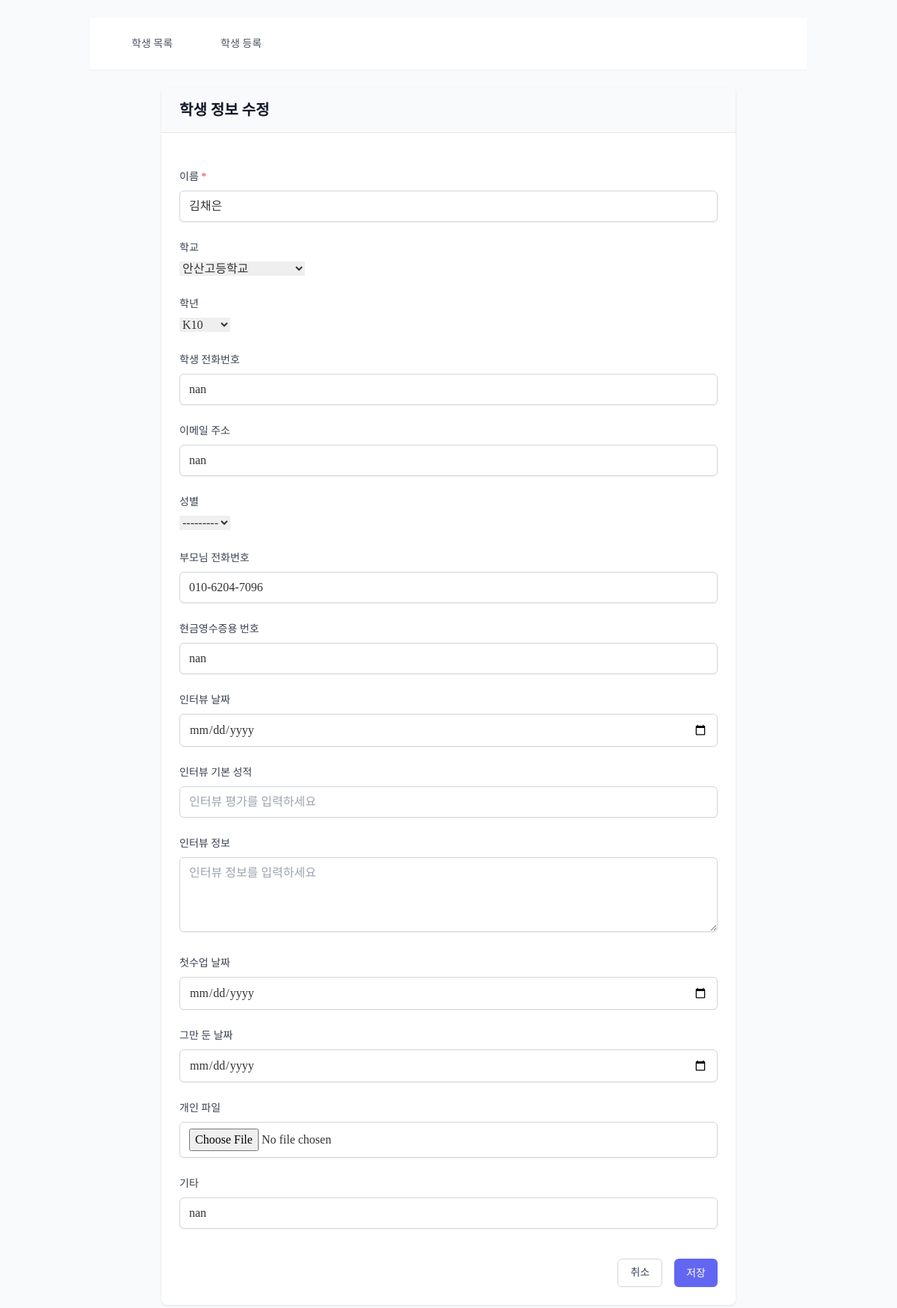
The page /students/13/update/ on the database as committed earlier.
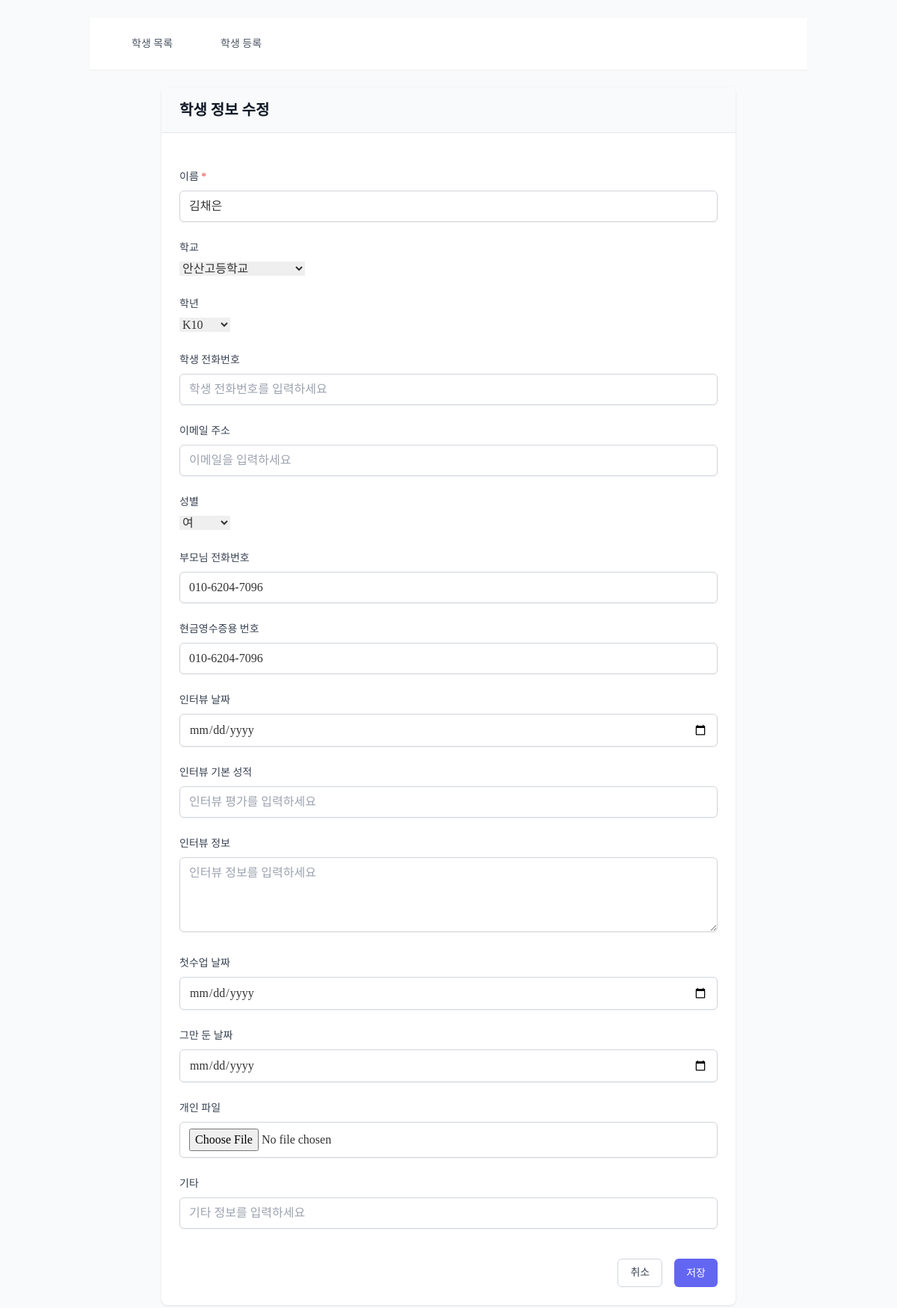
The same page on the database as committed later.
### students/models.py (models this page shows, shortened)
class Student(models.Model):
    GRADE_CHOICES = [
        ('K5', 'K5'), ('K6', 'K6'), ('K7', 'K7'), ('K8', 'K8'),
        ('K9', 'K9'), ('K10', 'K10'), ('K11', 'K11'), ('K12', 'K12'),
    ]
    GENDER_CHOICES = [
        ('M', '남'),
        ('F', '여'),
    ]
    name = models.CharField(max_length=100, verbose_name='이름')
    school = models.ForeignKey(School, on_delete=models.SET_NULL, null=True, blank=True, verbose_name='학교')
    grade = models.CharField(max_length=3, choices=GRADE_CHOICES, null=True, blank=True, verbose_name='학년')
    phone_number = models.CharField(max_length=15, null=True, blank=True, verbose_name='학생 전화번호',
                                    validators=[RegexValidator(regex=r'^\d{3}-\d{3,4}-\d{4}$',
                                                message="형식: 000-0000-0000")])
    email = models.EmailField(null=True, blank=True, verbose_name='이메일 주소')
    gender = models.CharField(max_length=1, choices=GENDER_CHOICES, null=True, blank=True, verbose_name='성별')
    parent_phone = models.CharField(max_length=15, null=True, blank=True, verbose_name='부모님 전화번호',
                                    validators=[RegexValidator(regex=r'^\d{3}-\d{3,4}-\d{4}$',
                                                message="형식: 000-0000-0000")])
    receipt_number = models.CharField(max_length=15, null=True, blank=True, verbose_name='현금영수증용 번호')
    interview_date = models.DateField(null=True, blank=True, verbose_name='인터뷰 날짜')
    interview_score = models.IntegerField(null=True, blank=True, verbose_name='인터뷰 기본 성적',
                                          validators=[MinValueValidator(1), MaxValueValidator(10)])
    interview_info = models.TextField(null=True, blank=True, verbose_name='인터뷰 정보')
    first_class_date = models.DateField(null=True, blank=True, verbose_name='첫수업 날짜')
    quit_date = models.DateField(null=True, blank=True, verbose_name='그만 둔 날짜')
    student_id = models.CharField(max_length=8, unique=True, verbose_name='고유번호')
    personal_file = models.FileField(upload_to='student_files/', null=True, blank=True, verbose_name='개인 파일')
    etc = models.TextField(null=True, blank=True, verbose_name='기타')
    extra1 = models.CharField(max_length=100, null=True, blank=True, verbose_name='예비1')
    extra2 = models.CharField(max_length=100, null=True, blank=True, verbose_name='예비2')
    extra3 = models.CharField(max_length=100, null=True, blank=True, verbose_name='예비3')
    extra4 = models.CharField(max_length=100, null=True, blank=True, verbose_name='예비4')
    extra5 = models.CharField(max_length=100, null=True, blank=True, verbose_name='예비5')
    is_active = models.BooleanField(default=True, verbose_name='활동 여부')
    class Meta:
        verbose_name = '학생'
        verbose_name_plural = '학생'

### students/views.py (the view)
# urls.py: path('<int:pk>/update/', views.student_update, name='student_update'),
def student_update(request, pk):
    student = get_object_or_404(Student, pk=pk)
    if request.method == 'POST':
        form = StudentForm(request.POST, instance=student)
        if form.is_valid():
            form.save()
            messages.success(request, '학생 정보가 성공적으로 수정되었습니다.')
            return redirect('students:student_list')
    else:
        form = StudentForm(instance=student)
    return render(request, 'students/student_form.html', {'form': form})

### common/models.py (called while the page is built)
    def __str__(self):
        return self.name

### students/templates/students/student_form.html (shortened to what this page needs)
{% extends 'students/base_students.html' %}
{% block student_content %}
<div class="content-card max-w-3xl mx-auto">
    <div class="card-header">
        <h1 class="text-xl font-semibold text-gray-900">
            {% if form.instance.pk %}학생 정보 수정{% else %}학생 등록{% endif %}
        </h1>
    </div>
    <div class="card-body">
        <form method="post" class="space-y-6">
            {% for field in form %}
            <div class="space-y-1">
                <label for="{{ field.id_for_label }}" class="form-label">
                    {{ field.label }}
                    {% if field.field.required %}
                        <span class="text-red-500">*</span>
                    {% endif %}
                </label>
                {{ field }}
            </div>
            {% endfor %}
            <div class="flex justify-end space-x-4 pt-4">
                <a href="{% url 'students:student_list' %}"
                   class="px-4 py-2 border border-gray-300 rounded-md text-sm font-medium text-gray-700 hover:bg-gray-50 focus:outline-none focus:ring-2 focus:ring-offset-2 focus:ring-indigo-500">
                    취소
                </a>
                <button type="submit" class="form-button">
                    저장
                </button>
            </div>
        </form>
    </div>
</div>
{% endblock %}

Rows that differ between the two databases and show on the page:
changed Student "김채은": phone_number "nan" → (not shown); email "nan" → (not shown); gender "---------" → "여"; receipt_number "nan" → "010-6204-7096"; etc "nan" → (not shown)
